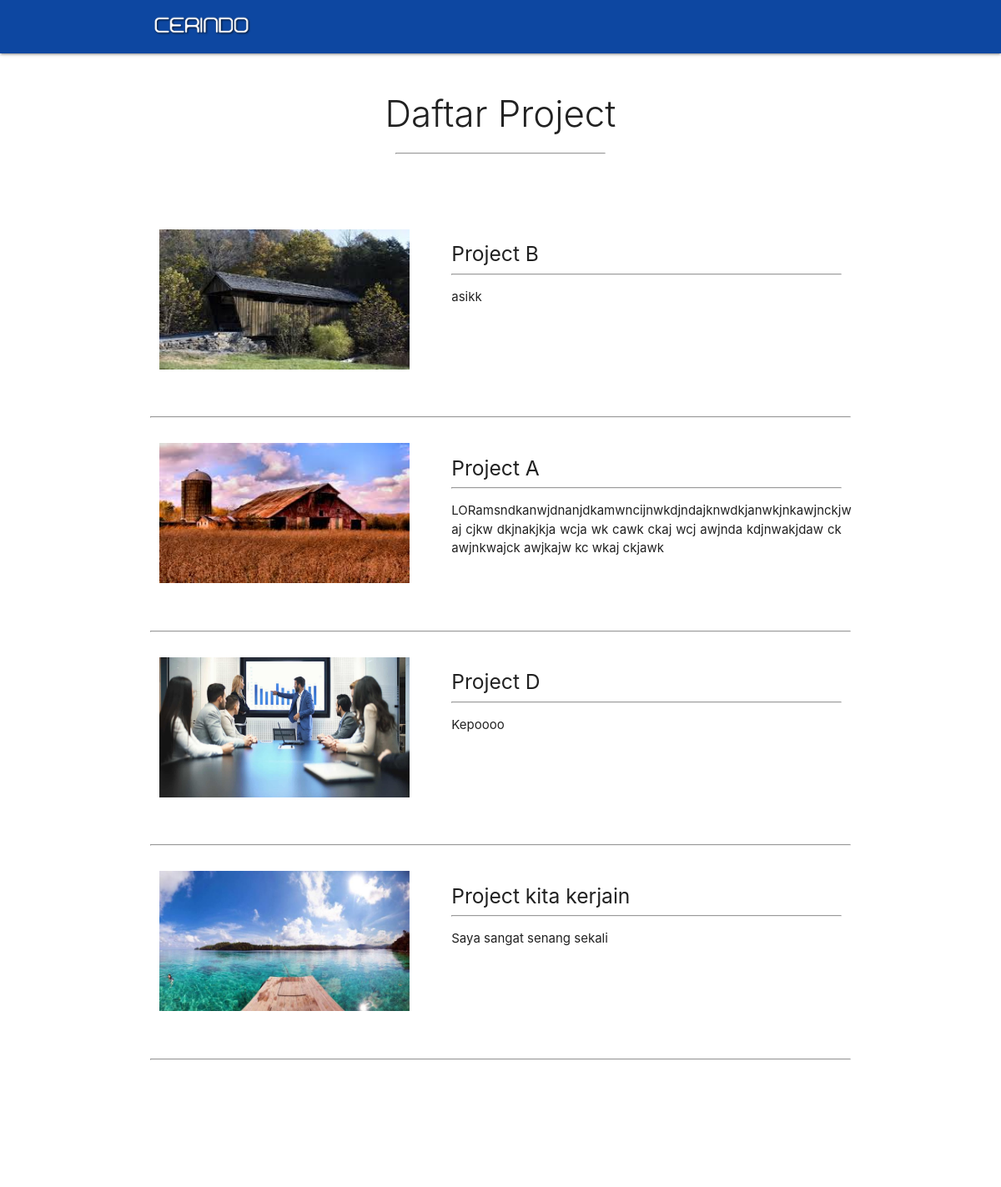
/project.php, run on the app's committed database.
### tables this page shows
CREATE TABLE `project` (
  `id` int(11) NOT NULL AUTO_INCREMENT,
  `nama_project` varchar(100) DEFAULT NULL,
  `gambar` varchar(100) DEFAULT NULL,
  `keterangan` text,
  PRIMARY KEY (`id`)
);

### functions.php (called while the page is built, shortened)
<?php
$conn = mysqli_connect("sql108.epizy.com","epiz_26354123","lFsg7YQDmA", "epiz_26354123_Cerindo");
function query($query) {
    global $conn;
    $result = mysqli_query($conn, $query);
    $rows =[];
    while ($row = mysqli_fetch_assoc($result)){
        $rows[] = $row;
    }
    return $rows;
}
?>

### project.php (the view, shortened to what this page needs)
<?php
require "functions.php";
$mahasiswa = query("SELECT *FROM project ORDER BY id DESC");
?>
<!DOCTYPE html>
<html lang="en">
<head>
    <link type="text/css" rel="stylesheet" href="css/materialize.min.css"  media="screen,projection"/>
    <link rel="stylesheet" href="css/style.css">
</head>
<body>
  <div class="navbar-fixed">
    <nav class="blue darken-4">
    <div class="container">
      <div class="nav-wrapper">
        <a href="index.php" class="brand-logo"><img src="img/Logo/PNG_CERINDO-removebg-preview.png"></a>
      </div>
    </div>
    </nav>
  </div>
<section id="service" class="service scrollspy">
    <div class="container">
        <div class="row">
          <div class="t">
            <h3 class="center light grey-text text-darken-4">Daftar Project
            <hr></h3><br>
          </div>
<br><br>
<?php foreach ($mahasiswa as $row) : ?>
          <div class="row">
          <div class="a1 col m5 s12">
            <div class="s">
              <img src="php/img/<?php echo $row["gambar"];?>" alt="">
            </div>
          </div>
          <div class="col m7 s12">
              <h5><?php echo $row["nama_project"];?></h5><hr>
              <p><?php echo $row["keterangan"];?></p>
          </div>
        </div><br><hr><br>
<?php endforeach ; ?>
      </div>
    </div>
</section>
<footer class="footer white-text center">
  <p>Copyright © 2020 Cerindo</p>
</footer>
</body>
</html>

### css/style.css (style rules this page uses)
.t hr { width: 250px; }
.nav-wrapper img { max-width: 150px; height: 25px; filter: drop-shadow(1px 1px 1px rgba(0,0,0,0.8)); }
.a1 img { max-width: 100%; }
section, footer { padding: 20px 0; }
.service p { text-align: justify; }
.service .s img { width: 300px; height: 168px; }

### data on the page
project: gambar (picture), nama_project "Project B", keterangan "asikk"
project: gambar (picture), nama_project "Project A", keterangan "LORamsndkanwjdnanjdkamwncijnwkdjndajknwdkjanwkjnkawjnckjw aj cjkw dkjnakjkja wcja wk cawk ckaj wcj awjnda kdjnwakjdaw ck awjnkwajck awjkajw kc wkaj ckjawk"
project: gambar (picture), nama_project "Project D", keterangan "Kepoooo"
project: gambar (picture), nama_project "Project kita kerjain", keterangan "Saya sangat senang sekali"
